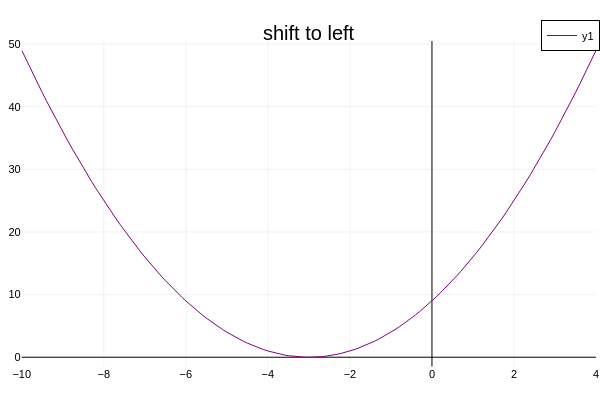

The code cell stored with this chart in its notebook:
### Markdown cell above
#### 2.1.2.1 Parabolas

### Code cell
@syms x
# let c > 0
c = 3
f = (x + c)^2

#fix plot code
hh = -c
margin = 2c + 1 
x_left  = hh - margin
x_right = hh + margin
x_domain = x_left:0.1:x_right

plot(x_domain,f, title="shift to left" , color=:purple, framestyle=:zerolines,
 xlims = (x_left, x_right))

### Figure 1 — Plotly figure (JSON) as saved in the notebook; plotly's stock layout.template omitted (floating-point values rounded to 4 significant figures; data arrays with more than 128 entries replaced by an {"elided": "..."} marker saying what was removed)
{"data": [{"colorbar": {"len": 0.9039, "title": "", "x": 0.9934, "y": 0.4896}, "legendgroup": "y1", "line": {"color": "rgba(128, 0, 128, 1.000)", "dash": "solid", "shape": "linear", "width": 1}, "mode": "lines", "name": "y1", "showlegend": true, "type": "scatter", "x": {"elided": "141 float values"}, "xaxis": "x", "y": {"elided": "141 float values"}, "yaxis": "y"}], "layout": {"annotations": [{"font": {"color": "rgba(0, 0, 0, 1.000)", "family": "sans-serif", "size": 20}, "rotation": 0, "showarrow": false, "text": "shift to left", "x": 0.5148, "xanchor": "center", "xref": "paper", "y": 1, "yanchor": "top", "yref": "paper"}], "height": 400, "legend": {"bgcolor": "rgba(255, 255, 255, 1.000)", "bordercolor": "rgba(0, 0, 0, 1.000)", "borderwidth": 1, "font": {"color": "rgba(0, 0, 0, 1.000)", "family": "sans-serif", "size": 11}, "title": {"font": {"color": "rgba(0, 0, 0, 1.000)", "family": "sans-serif", "size": 15}, "text": ""}, "tracegroupgap": 0, "traceorder": "normal", "x": 1, "xanchor": "auto", "y": 1, "yanchor": "auto"}, "margin": {"b": 20, "l": 0, "r": 0, "t": 20}, "paper_bgcolor": "rgba(255, 255, 255, 1.000)", "plot_bgcolor": "rgba(255, 255, 255, 1.000)", "showlegend": true, "width": 600, "xaxis": {"anchor": "y", "domain": [0.03619, 0.9934], "gridcolor": "rgba(0, 0, 0, 0.100)", "gridwidth": 0.5, "linecolor": "rgba(0, 0, 0, 1.000)", "mirror": false, "range": [-10, 4], "showgrid": true, "showline": false, "showticklabels": true, "tickangle": 0, "tickcolor": "rgba(0, 0, 0, 0.000)", "tickfont": {"color": "rgba(0, 0, 0, 1.000)", "family": "sans-serif", "size": 11}, "tickmode": "array", "ticks": "inside", "ticktext": ["−10", "−8", "−6", "−4", "−2", "0", "2", "4"], "tickvals": [-10, -8, -6, -4, -2, 0, 2, 4], "title": "", "titlefont": {"color": "rgba(0, 0, 0, 1.000)", "family": "sans-serif", "size": 15}, "type": "-", "visible": true, "zeroline": true, "zerolinecolor": "rgba(0, 0, 0, 1.000)"}, "yaxis": {"anchor": "x", "domain": [0.03762, 0.9415], "gridcolor": "rgba(0, 0, 0, 0.100)", "gridwidth": 0.5, "linecolor": "rgba(0, 0, 0, 1.000)", "mirror": false, "range": [-1.47, 50.47], "showgrid": true, "showline": false, "showticklabels": true, "tickangle": 0, "tickcolor": "rgba(0, 0, 0, 0.000)", "tickfont": {"color": "rgba(0, 0, 0, 1.000)", "family": "sans-serif", "size": 11}, "tickmode": "array", "ticks": "inside", "ticktext": ["0", "10", "20", "30", "40", "50"], "tickvals": [0, 10, 20, 30, 40, 50], "title": "", "titlefont": {"color": "rgba(0, 0, 0, 1.000)", "family": "sans-serif", "size": 15}, "type": "-", "visible": true, "zeroline": true, "zerolinecolor": "rgba(0, 0, 0, 1.000)"}}}
